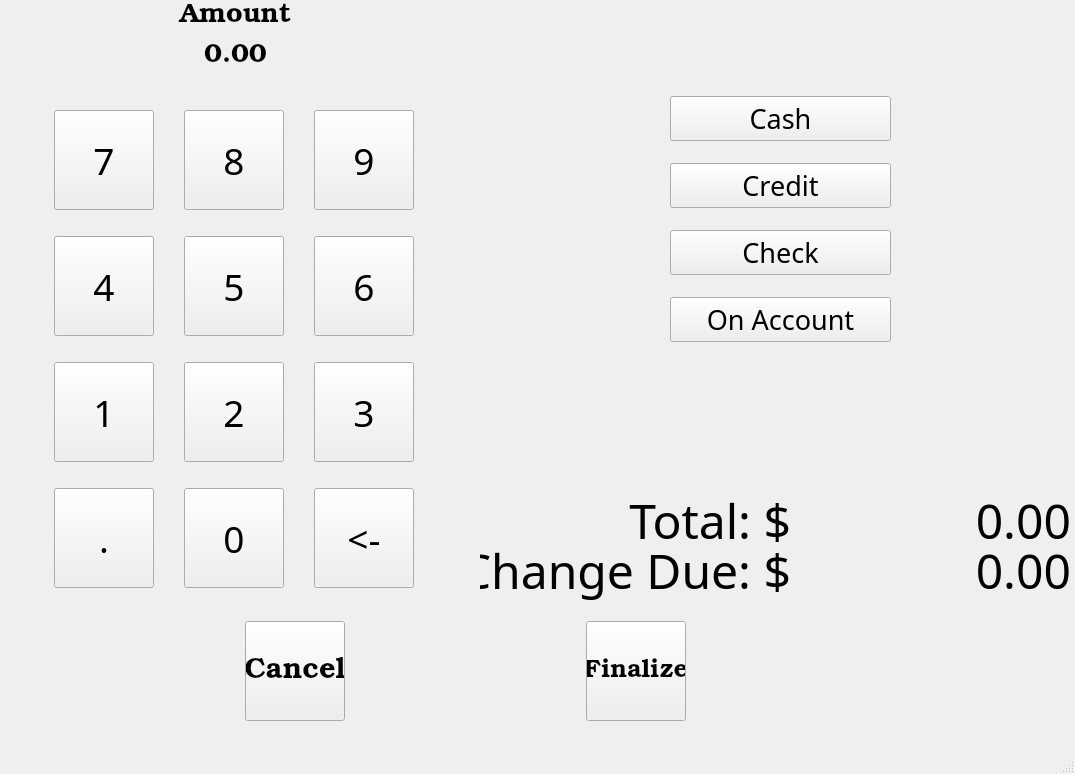
<?xml version="1.0" encoding="UTF-8"?>
<ui version="4.0">
 <class>settle_window</class>
 <widget class="QMainWindow" name="settle_window">
  <property name="geometry">
   <rect>
    <x>0</x>
    <y>0</y>
    <width>1075</width>
    <height>774</height>
   </rect>
  </property>
  <property name="windowTitle">
   <string>Settle</string>
  </property>
  <widget class="QWidget" name="centralwidget">
   <widget class="QWidget" name="gridLayoutWidget">
    <property name="geometry">
     <rect>
      <x>670</x>
      <y>80</y>
      <width>221</width>
      <height>281</height>
     </rect>
    </property>
    <layout class="QGridLayout" name="gridLayout">
     <item row="0" column="0">
      <widget class="QPushButton" name="btn_cash">
       <property name="font">
        <font>
         <family>Book Antiqua</family>
         <pointsize>20</pointsize>
        </font>
       </property>
       <property name="text">
        <string>Cash</string>
       </property>
      </widget>
     </item>
     <item row="1" column="0">
      <widget class="QPushButton" name="btn_credit">
       <property name="font">
        <font>
         <family>Book Antiqua</family>
         <pointsize>20</pointsize>
        </font>
       </property>
       <property name="text">
        <string>Credit</string>
       </property>
      </widget>
     </item>
     <item row="2" column="0">
      <widget class="QPushButton" name="btn_check">
       <property name="font">
        <font>
         <family>Book Antiqua</family>
         <pointsize>20</pointsize>
        </font>
       </property>
       <property name="text">
        <string>Check</string>
       </property>
      </widget>
     </item>
     <item row="3" column="0">
      <widget class="QPushButton" name="btn_on_acct">
       <property name="font">
        <font>
         <family>Book Antiqua</family>
         <pointsize>20</pointsize>
        </font>
       </property>
       <property name="text">
        <string>On Account</string>
       </property>
      </widget>
     </item>
    </layout>
   </widget>
   <widget class="QLabel" name="lbl_total_amt">
    <property name="geometry">
     <rect>
      <x>820</x>
      <y>490</y>
      <width>251</width>
      <height>61</height>
     </rect>
    </property>
    <property name="font">
     <font>
      <family>Book Antiqua</family>
      <pointsize>36</pointsize>
     </font>
    </property>
    <property name="text">
     <string>0.00</string>
    </property>
    <property name="alignment">
     <set>Qt::AlignRight|Qt::AlignTrailing|Qt::AlignVCenter</set>
    </property>
   </widget>
   <widget class="QLabel" name="lbl_total_text">
    <property name="geometry">
     <rect>
      <x>620</x>
      <y>490</y>
      <width>171</width>
      <height>61</height>
     </rect>
    </property>
    <property name="font">
     <font>
      <family>Book Antiqua</family>
      <pointsize>36</pointsize>
     </font>
    </property>
    <property name="text">
     <string>Total: $</string>
    </property>
    <property name="alignment">
     <set>Qt::AlignRight|Qt::AlignTrailing|Qt::AlignVCenter</set>
    </property>
   </widget>
   <widget class="QLabel" name="lbl_change_due_text">
    <property name="geometry">
     <rect>
      <x>480</x>
      <y>540</y>
      <width>311</width>
      <height>61</height>
     </rect>
    </property>
    <property name="font">
     <font>
      <family>Book Antiqua</family>
      <pointsize>36</pointsize>
     </font>
    </property>
    <property name="text">
     <string>Change Due: $</string>
    </property>
    <property name="alignment">
     <set>Qt::AlignRight|Qt::AlignTrailing|Qt::AlignVCenter</set>
    </property>
   </widget>
   <widget class="QLabel" name="lbl_change_due_amt">
    <property name="geometry">
     <rect>
      <x>820</x>
      <y>540</y>
      <width>251</width>
      <height>61</height>
     </rect>
    </property>
    <property name="font">
     <font>
      <family>Book Antiqua</family>
      <pointsize>36</pointsize>
     </font>
    </property>
    <property name="text">
     <string>0.00</string>
    </property>
    <property name="alignment">
     <set>Qt::AlignRight|Qt::AlignTrailing|Qt::AlignVCenter</set>
    </property>
   </widget>
   <widget class="QWidget" name="horizontalLayoutWidget">
    <property name="geometry">
     <rect>
      <x>10</x>
      <y>620</y>
      <width>911</width>
      <height>102</height>
     </rect>
    </property>
    <layout class="QHBoxLayout" name="horizontalLayout">
     <item>
      <widget class="QPushButton" name="btn_cancel">
       <property name="sizePolicy">
        <sizepolicy hsizetype="Preferred" vsizetype="Preferred">
         <horstretch>0</horstretch>
         <verstretch>20</verstretch>
        </sizepolicy>
       </property>
       <property name="minimumSize">
        <size>
         <width>100</width>
         <height>100</height>
        </size>
       </property>
       <property name="maximumSize">
        <size>
         <width>100</width>
         <height>100</height>
        </size>
       </property>
       <property name="baseSize">
        <size>
         <width>12</width>
         <height>2</height>
        </size>
       </property>
       <property name="font">
        <font>
         <family>Bookman Old Style</family>
         <pointsize>22</pointsize>
         <stylestrategy>PreferAntialias</stylestrategy>
        </font>
       </property>
       <property name="text">
        <string>Cancel</string>
       </property>
      </widget>
     </item>
     <item>
      <widget class="QPushButton" name="btn_finalize">
       <property name="sizePolicy">
        <sizepolicy hsizetype="Preferred" vsizetype="Preferred">
         <horstretch>0</horstretch>
         <verstretch>20</verstretch>
        </sizepolicy>
       </property>
       <property name="minimumSize">
        <size>
         <width>100</width>
         <height>100</height>
        </size>
       </property>
       <property name="maximumSize">
        <size>
         <width>100</width>
         <height>100</height>
        </size>
       </property>
       <property name="baseSize">
        <size>
         <width>12</width>
         <height>2</height>
        </size>
       </property>
       <property name="font">
        <font>
         <family>Bookman Old Style</family>
         <pointsize>19</pointsize>
         <stylestrategy>PreferAntialias</stylestrategy>
        </font>
       </property>
       <property name="text">
        <string>Finalize</string>
       </property>
      </widget>
     </item>
    </layout>
   </widget>
   <widget class="QLabel" name="lbl_amt">
    <property name="geometry">
     <rect>
      <x>150</x>
      <y>40</y>
      <width>171</width>
      <height>31</height>
     </rect>
    </property>
    <property name="font">
     <font>
      <family>Bookman Old Style</family>
      <pointsize>20</pointsize>
     </font>
    </property>
    <property name="text">
     <string>0.00</string>
    </property>
    <property name="alignment">
     <set>Qt::AlignCenter</set>
    </property>
   </widget>
   <widget class="QWidget" name="gridLayoutWidget_2">
    <property name="geometry">
     <rect>
      <x>30</x>
      <y>90</y>
      <width>411</width>
      <height>521</height>
     </rect>
    </property>
    <layout class="QGridLayout" name="gridLayout_4">
     <item row="0" column="1">
      <widget class="QPushButton" name="btn_8">
       <property name="maximumSize">
        <size>
         <width>100</width>
         <height>100</height>
        </size>
       </property>
       <property name="font">
        <font>
         <family>Book Antiqua</family>
         <pointsize>28</pointsize>
        </font>
       </property>
       <property name="text">
        <string>8</string>
       </property>
      </widget>
     </item>
     <item row="3" column="2">
      <widget class="QPushButton" name="btn_backspace">
       <property name="maximumSize">
        <size>
         <width>100</width>
         <height>100</height>
        </size>
       </property>
       <property name="font">
        <font>
         <family>Book Antiqua</family>
         <pointsize>28</pointsize>
        </font>
       </property>
       <property name="text">
        <string>&lt;-</string>
       </property>
      </widget>
     </item>
     <item row="2" column="1">
      <widget class="QPushButton" name="btn_2">
       <property name="maximumSize">
        <size>
         <width>100</width>
         <height>100</height>
        </size>
       </property>
       <property name="font">
        <font>
         <family>Book Antiqua</family>
         <pointsize>28</pointsize>
        </font>
       </property>
       <property name="text">
        <string>2</string>
       </property>
      </widget>
     </item>
     <item row="1" column="0">
      <widget class="QPushButton" name="btn_4">
       <property name="maximumSize">
        <size>
         <width>100</width>
         <height>100</height>
        </size>
       </property>
       <property name="font">
        <font>
         <family>Book Antiqua</family>
         <pointsize>28</pointsize>
        </font>
       </property>
       <property name="text">
        <string>4</string>
       </property>
      </widget>
     </item>
     <item row="3" column="1">
      <widget class="QPushButton" name="btn_0">
       <property name="maximumSize">
        <size>
         <width>100</width>
         <height>100</height>
        </size>
       </property>
       <property name="font">
        <font>
         <family>Book Antiqua</family>
         <pointsize>28</pointsize>
        </font>
       </property>
       <property name="text">
        <string>0</string>
       </property>
      </widget>
     </item>
     <item row="2" column="0">
      <widget class="QPushButton" name="btn_1">
       <property name="maximumSize">
        <size>
         <width>100</width>
         <height>100</height>
        </size>
       </property>
       <property name="font">
        <font>
         <family>Book Antiqua</family>
         <pointsize>28</pointsize>
        </font>
       </property>
       <property name="text">
        <string>1</string>
       </property>
      </widget>
     </item>
     <item row="1" column="2">
      <widget class="QPushButton" name="btn_6">
       <property name="maximumSize">
        <size>
         <width>100</width>
         <height>100</height>
        </size>
       </property>
       <property name="font">
        <font>
         <family>Book Antiqua</family>
         <pointsize>28</pointsize>
        </font>
       </property>
       <property name="text">
        <string>6</string>
       </property>
      </widget>
     </item>
     <item row="1" column="1">
      <widget class="QPushButton" name="btn_5">
       <property name="maximumSize">
        <size>
         <width>100</width>
         <height>100</height>
        </size>
       </property>
       <property name="font">
        <font>
         <family>Book Antiqua</family>
         <pointsize>28</pointsize>
        </font>
       </property>
       <property name="text">
        <string>5</string>
       </property>
      </widget>
     </item>
     <item row="0" column="0">
      <widget class="QPushButton" name="btn_7">
       <property name="maximumSize">
        <size>
         <width>100</width>
         <height>100</height>
        </size>
       </property>
       <property name="font">
        <font>
         <family>Book Antiqua</family>
         <pointsize>28</pointsize>
        </font>
       </property>
       <property name="text">
        <string>7</string>
       </property>
      </widget>
     </item>
     <item row="0" column="2">
      <widget class="QPushButton" name="btn_9">
       <property name="maximumSize">
        <size>
         <width>100</width>
         <height>100</height>
        </size>
       </property>
       <property name="font">
        <font>
         <family>Book Antiqua</family>
         <pointsize>28</pointsize>
        </font>
       </property>
       <property name="text">
        <string>9</string>
       </property>
      </widget>
     </item>
     <item row="2" column="2">
      <widget class="QPushButton" name="btn_3">
       <property name="maximumSize">
        <size>
         <width>100</width>
         <height>100</height>
        </size>
       </property>
       <property name="font">
        <font>
         <family>Book Antiqua</family>
         <pointsize>28</pointsize>
        </font>
       </property>
       <property name="text">
        <string>3</string>
       </property>
      </widget>
     </item>
     <item row="3" column="0">
      <widget class="QPushButton" name="btn_decimal">
       <property name="maximumSize">
        <size>
         <width>100</width>
         <height>100</height>
        </size>
       </property>
       <property name="font">
        <font>
         <family>Book Antiqua</family>
         <pointsize>28</pointsize>
        </font>
       </property>
       <property name="text">
        <string>.</string>
       </property>
      </widget>
     </item>
    </layout>
   </widget>
   <widget class="QLabel" name="label">
    <property name="geometry">
     <rect>
      <x>150</x>
      <y>0</y>
      <width>171</width>
      <height>31</height>
     </rect>
    </property>
    <property name="font">
     <font>
      <family>Bookman Old Style</family>
      <pointsize>20</pointsize>
     </font>
    </property>
    <property name="text">
     <string>Amount</string>
    </property>
    <property name="alignment">
     <set>Qt::AlignCenter</set>
    </property>
   </widget>
  </widget>
  <widget class="QMenuBar" name="menubar">
   <property name="geometry">
    <rect>
     <x>0</x>
     <y>0</y>
     <width>1075</width>
     <height>21</height>
    </rect>
   </property>
  </widget>
  <widget class="QStatusBar" name="statusbar"/>
 </widget>
 <resources/>
 <connections/>
</ui>
